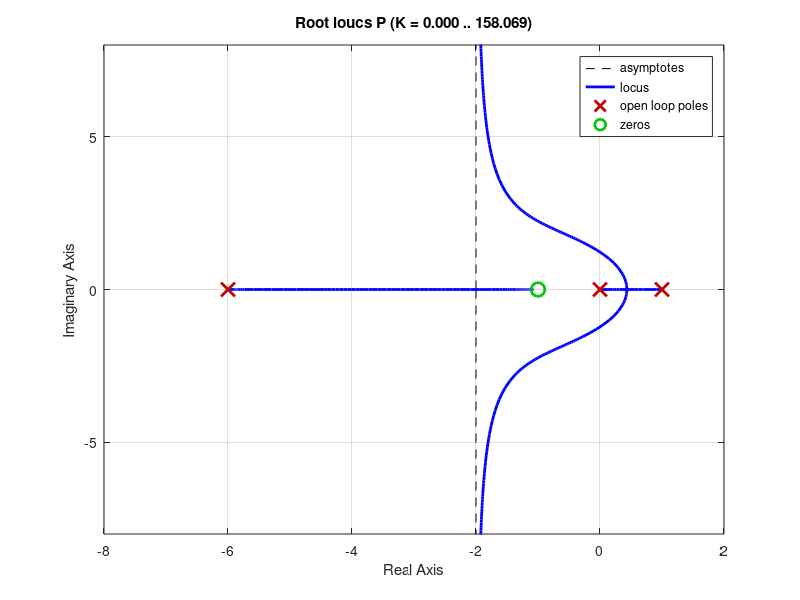

Reproduce this figure in MATLAB. (Note: this script raises an error after producing the figure.)
%% Transfer function
s = tf('s');
P = (s+1)/(s*(s-1)*(s+6));

%% Root locus
rlocus(P);
axis([-8 2 -8 8])

%% Settling time
Ts = 4;
a = log(0.02)/Ts;
xline(a, '--',"T_s = 4");

